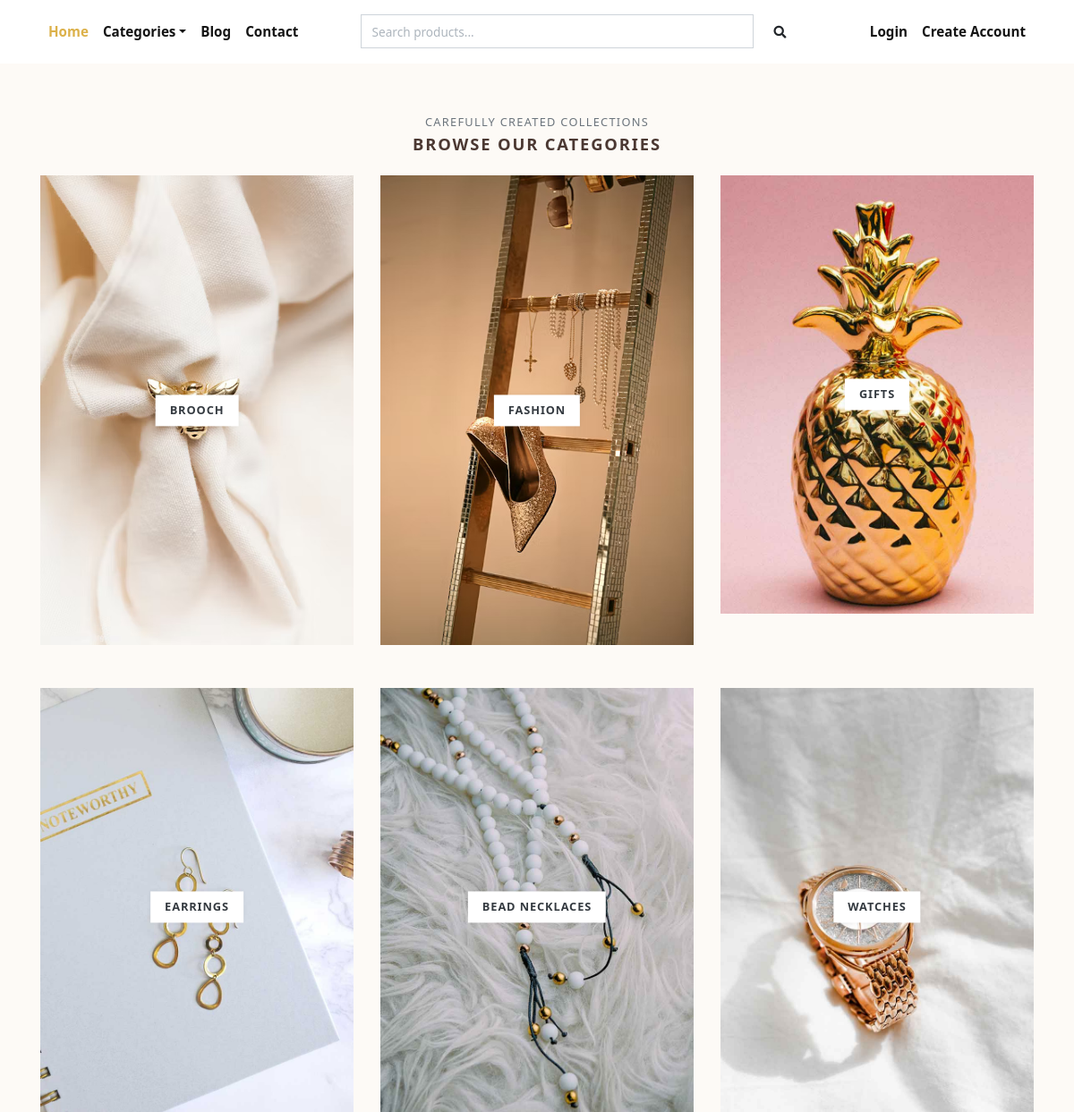
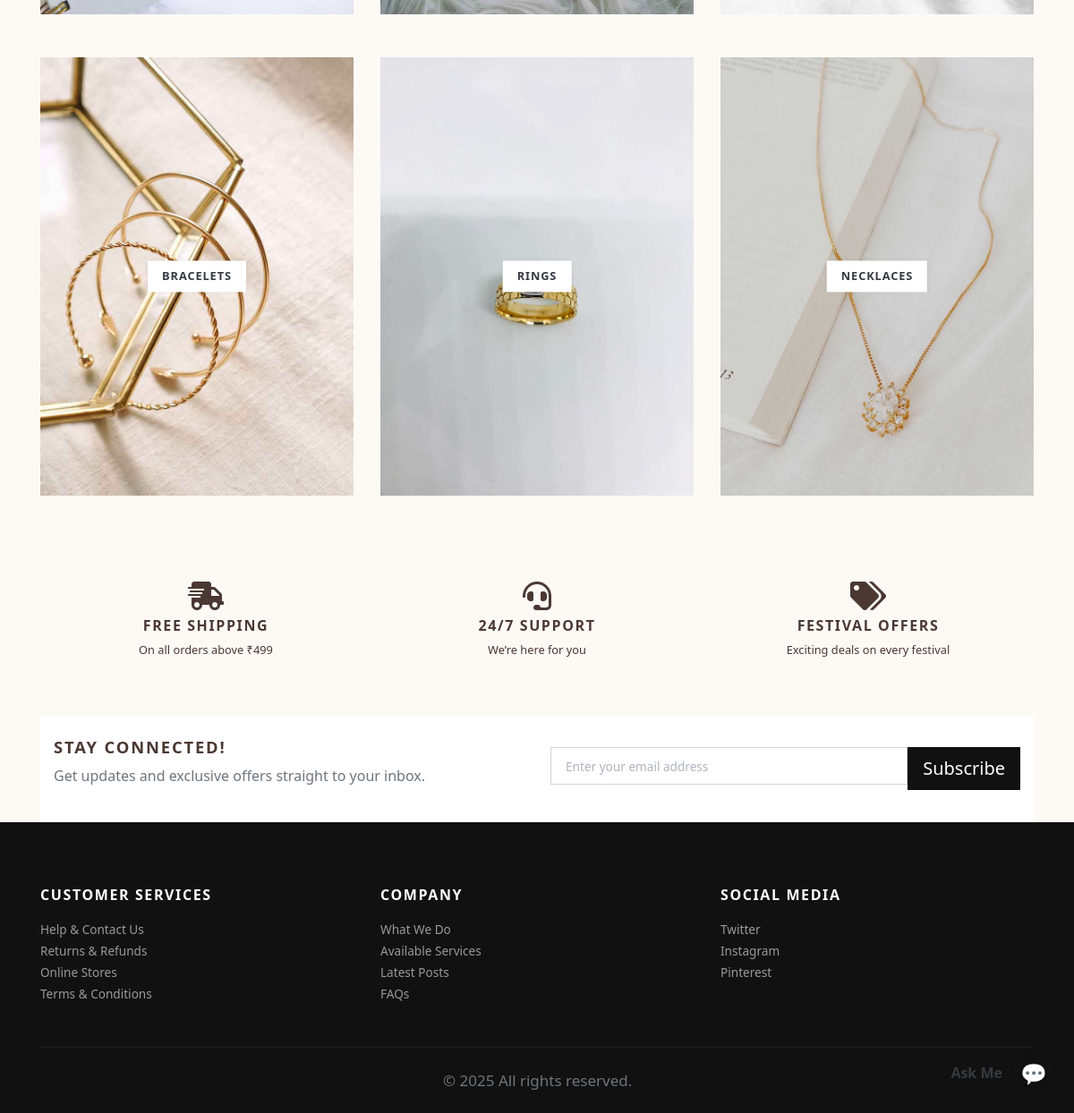
Page /categories/ on the committed database (2 pictures, top to bottom).
### store/models.py (models this page shows, shortened)
class Category(models.Model):
    title = models.CharField(max_length=50, verbose_name="Category Title")
    slug = models.SlugField(max_length=55, verbose_name="Category Slug")
    description = models.TextField(blank=True, verbose_name="Category Description")
    category_image = models.ImageField(upload_to='category', blank=True, null=True, verbose_name="Category Image")
    is_active = models.BooleanField(verbose_name="Is Active?")
    is_featured = models.BooleanField(verbose_name="Is Featured?")
    created_at = models.DateTimeField(auto_now_add=True, verbose_name="Created Date")
    updated_at = models.DateTimeField(auto_now=True, verbose_name="Updated Date")
    class Meta:
        verbose_name_plural = 'Categories'
        ordering = ('-created_at', )

### store/views.py (the view)
# urls.py: path('categories/', views.all_categories, name="all-categories"),
def all_categories(request):
    categories = Category.objects.filter(is_active=True)
    return render(request, 'store/categories.html', {'categories':categories})

### store/context_preprocessors.py (called while the page is built)
def store_menu(request):
    categories = Category.objects.filter(is_active=True)
    context = {
        'categories_menu': categories,
    }
    return context

def cart_menu(request):
    if request.user.is_authenticated:
        cart_items= Cart.objects.filter(user=request.user)
        context = {
            'cart_items': cart_items,
        }
    else:
        context = {}
    return context

### templates/store/categories.html (shortened to what this page needs)
{% extends 'base.html' %}
{% load static %}
      {% block content %}
      <div class="container">
        <section class="pt-5">
          <header class="text-center">
            <p class="small text-muted small text-uppercase mb-1">Carefully created collections</p>
            <h2 class="h5 text-uppercase mb-4">Browse our categories</h2>
          </header>
          <div class="row">
          {% if categories %}
            {% for category in categories %}
              <div class="col-md-4 mb-4 mb-md-5">
                <a class="category-item" href="{% url 'store:category-products' category.slug %}">
                  <strong class="category-item-title">{{ category.title }}</strong>
                </a>
              </div>
            {% endfor %}
          {% endif %}
          </div>
        </section>
  <section class="py-5">
    <div class="container">
      <div class="row text-center">
        <div class="col-md-4">
          <i class="fas fa-shipping-fast fa-2x mb-2"></i>
          <h6 class="text-uppercase fw-bold">Free Shipping</h6>
          <p class="small">On all orders above ₹499</p>
        </div>
        <div class="col-md-4">
          <i class="fas fa-headset fa-2x mb-2"></i>
          <h6 class="text-uppercase fw-bold">24/7 Support</h6>
          <p class="small">We’re here for you</p>
        </div>
        <div class="col-md-4">
          <i class="fas fa-tags fa-2x mb-2"></i>
          <h6 class="text-uppercase fw-bold">Festival Offers</h6>
          <p class="small">Exciting deals on every festival</p>
        </div>
      </div>
    </div>
  </section>
  <section class="py-4 bg-white">
    <div class="container">
      <div class="row align-items-center">
        <div class="col-md-6">
          <h5 class="text-uppercase">Stay Connected!</h5>
          <p class="text-muted">Get updates and exclusive offers straight to your inbox.</p>
        </div>
        <div class="col-md-6">
          <form action="{% url 'store:home' %}" method="post">
            <div class="input-group">
              <input class="form-control form-control-lg" type="email" name="email" placeholder="Enter your email address" required>
              <button class="btn btn-dark btn-lg" type="submit">Subscribe</button>
            </div>
          </form>
        </div>
      </div>
    </div>
  </section>
      </div>
      {% endblock content %}

### jewelryshop/static/css/style.default.css (style rules this page uses)
strong { font-weight: 700; }
.category-item { display: block; position: relative; color: #343a40; transition: all 0.3s; }
.category-item-title { display: inline-block; padding: 0.5rem 1rem; background: #fff; text-transform: uppercase; letter-spacing: 0.07em; position: absolute; top: 50%; left: 50%; -webkit-transform: translate(-50%, -50%); transform: translate(-50%, -50%); box-shadow: 0 0 5px rgba(0, 0, 0, 0.07); font-size: 0.8rem; }
.text-uppercase { text-transform: uppercase; letter-spacing: 0.1em; }
.btn { font-weight: 400; border: 1px solid transparent; font-family: inherit; padding: 0.375rem 1.5rem; font-size: 1rem; line-height: 1.5; border-radius: 0; transition: color 0.15s ease-in-out, background-color 0.15s ease-in-out, border-color 0.15s ease-in-out, box-shadow 0.15s ease-in-out; }
.btn-dark { color: #fff; background-color: #111111; border-color: #111111; }
.btn-lg { padding: 0.5rem 1rem; font-size: 1.25rem; line-height: 1.5; border-radius: 0; }
body { font-family: "Libre Franklin", sans-serif; font-size: 1rem; font-weight: 400; line-height: 1.5; color: #111111; background-color: #fff; }
a { color: #dcb14a; text-decoration: none; }
h1, h2, h3, h4, h5, h6, .h1, .h2, .h3, .h4, .h5, .h6 { margin-bottom: 0.5rem; font-family: inherit; font-weight: 900; line-height: 1.2; color: inherit; }
h2, .h2 { font-size: 1.9rem; }
h5, .h5 { font-size: 1.15rem; }
h6, .h6 { font-size: 1rem; }
small, .small { font-size: 80%; font-weight: 400; }
.form-control { padding: 0.375rem 0.75rem; font-size: 1rem; line-height: 1.5; color: #495057; background-color: #fff; border: 1px solid #ced4da; border-radius: 0; transition: border-color 0.15s ease-in-out, box-shadow 0.15s ease-in-out; }
.form-control::placeholder { color: #adb5bd; font-size: 0.85rem; font-weight: 400; }
.form-control-lg { padding: 0.5rem 1rem; font-size: 1rem; line-height: 1.5; border-radius: 0; }

### jewelryshop/static/css/stylecontact.css (style rules this page uses)
body { font-family: 'Segoe UI', sans-serif; background-color: #fdfaf6; color: #4b3832; }

### jewelryshop/static/css/styleblog.css (style rules this page uses)
body { background-color: #fdfaf6; color: #4b3832; font-family: 'Segoe UI', sans-serif; }

### rows in the picture
Category: title "BROOCH"
Category: title "FASHION"
Category: title "GIFTS"
Category: title "EARRINGS"
Category: title "BEAD NECKLACES"
Category: title "WATCHES"
Category: title "BRACELETS"
Category: title "RINGS"
Category: title "NECKLACES"
